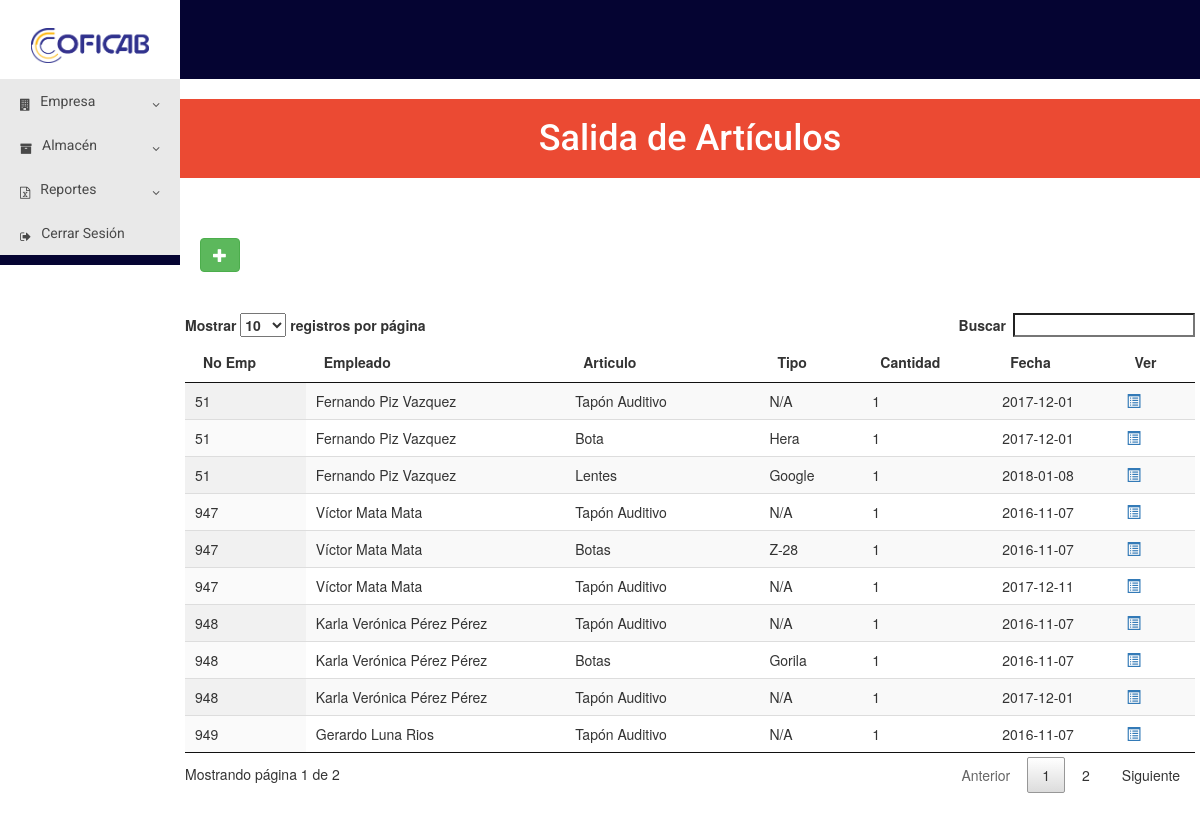
Page /vista/user/salida/salida.php (signed in) on the committed database.
### tables this page shows
CREATE TABLE `salida` (
  `id_salida` int(11) NOT NULL,
  `id_personal` int(11) NOT NULL,
  `id_categoria` int(11) NOT NULL,
  `id_articulo` int(11) NOT NULL,
  `cantidad` int(11) NOT NULL,
  `fecha_salida` date NOT NULL,
  `id_concepto` int(11) NOT NULL,
  `id_user` int(11) NOT NULL
);

CREATE TABLE `personal` (
  `id_personal` int(11) NOT NULL,
  `no_emp` int(11) NOT NULL,
  `nombres` varchar(100) NOT NULL,
  `pat_ape` varchar(50) NOT NULL,
  `mat_ape` varchar(50) NOT NULL,
  `genero` varchar(10) NOT NULL,
  `fecha_ingreso` date NOT NULL,
  `id_depto` int(11) NOT NULL,
  `id_puesto` int(11) NOT NULL
);

CREATE TABLE `articulo` (
  `id_articulo` int(11) NOT NULL,
  `id_proveedor` int(11) NOT NULL,
  `id_categoria` int(11) NOT NULL,
  `articulo` varchar(100) NOT NULL,
  `tipo` varchar(100) NOT NULL,
  `talla` varchar(30) NOT NULL,
  `abreviacion` varchar(15) NOT NULL,
  `stock` int(11) NOT NULL,
  `id_usuario` int(11) NOT NULL
);

### vista/user/salida/salida.php (the view, shortened to what this page needs)
<?php
	include("../../../modelo/conexion.php");
	$tabla="SELECT id_salida, no_emp, nombres, pat_ape, mat_ape, categoria, articulo, tipo, talla, cantidad, fecha_salida, concepto, nom_user FROM salida, personal, categoria, articulo, concepto, usuarios WHERE salida.id_personal = personal.id_personal AND salida.id_categoria = categoria.id_categoria AND salida.id_articulo = articulo.id_articulo AND salida.id_concepto = concepto.id_concepto AND salida.id_user = usuarios.id_user";
	$resultado = $conexion->query($tabla);
?>
<!DOCTYPE html>
<html>
<head>
	<link href="https://maxcdn.bootstrapcdn.com/font-awesome/4.5.0/css/font-awesome.min.css" rel="stylesheet">
	<link rel="stylesheet" href="../../../css/menu.css">
	<link rel="stylesheet" href="https://maxcdn.bootstrapcdn.com/bootstrap/3.3.7/css/bootstrap.min.css">
  	<link rel="stylesheet" href="../../../css/bootstrap-datepicker.css">
  	<link rel="stylesheet" href="../../../css/jquery.dataTables.min.css">
</head>
<body>
	<div class="contenedor">
	<nav class="bar-horizon">
		<div class="usuario">
      	</div>
		<div class="logocoficab">
			<a href="../menu.php"><img src="../../../img/coficab.png" alt="20px"></a>
		</div>
	</nav>
		<div class="contenedor-menu">
			<ul class="menu">
				<li><a href=""><i class="icono izquierda fa fa-building" aria-hidden="true"></i>Empresa<i class="icono derecha fa fa-angle-down" aria-hidden="true"></i></a>
				</li>
				<li><a href=""><i class="icono izquierda fa fa-archive" aria-hidden="true"></i>Almacén<i class="icono derecha fa fa-angle-down" aria-hidden="true"></i></a>
				</li>
				<li><a href=""><i class="icono izquierda fa fa-file-excel-o" aria-hidden="true"></i>Reportes<i class="icono derecha fa fa-angle-down" aria-hidden="true"></i></a>
				</li>
				<li><a href="../../../cerrarsesion.php"><i class="icono izquierda fa fa-sign-out" aria-hidden="true"></i>Cerrar Sesión</a></li>
			</ul>
		</div>
		<div class="contenido">
			<header>
				<h1>Salida de Artículos</h1>
			</header>
			<section class="main">
			<div class="botones">
					<a class='btn btn-success' value="registrar" data-toggle="modal" href="#Registro"><span class="glyphicon glyphicon-plus"></span></a>
			</div><br>
	<div class="row table-responsive">
		<table class="display" id="mitabla">
			<thead>
				<tr>
					<th>No Emp</th>
					<th>Empleado</th>
					<th>Articulo</th>
					<th>Tipo</th>
					<th>Cantidad</th>
					<th>Fecha</th>
					<th>Ver</th>
				</tr>
			</thead>
			<tbody>
				<?php
					while($row= $resultado->fetch_assoc()){
					?>
					<tr>
						<td><?php echo $row['no_emp']; ?></td>
						<td><?php echo $row['nombres']; ?> <?php echo $row['pat_ape']; ?> <?php echo $row['mat_ape']; ?></td>
						<td><?php echo $row['articulo']; ?></td>
						<td><?php echo $row['tipo']; ?></td>
						<td><?php echo $row['cantidad']; ?></td>
						<td><?php echo $row['fecha_salida']; ?></td>
						<td><a name="Ver" id="<?php echo $row['id_salida']; ?>" class="view_data" title="Ver Información"><span class="glyphicon glyphicon-list-alt"></span></a></td>
					</tr>
					<?php
					}
				?>
			</tbody>
		</table>
	</div>
</body>
</html>

### css/menu.css (style rules this page uses)
* { margin: 0; padding: 0; -webkit-box-sizing: border-box; -moz-box-sizing: border-box; box-sizing: border-box; }
html { width: 100%; max-width: 100%; }
body { background: #0b2027; font-family: 'Roboto', sans-serif; line-height: 18px; width: 100%; max-width: 100%; height: 100%; max-height: 100%; }
.contenedor { background: #fff; width: 100%; max-width: 100%; height: 100%; max-height: 100%; margin: 0 auto; overflow: hidden; }
.bar-horizon { background: #050432; width: 100%; max-width: 100%; height: 10%; max-height: 100%; }
.usuario { background: #fff; width: 15%; padding: .5%; }
.logocoficab { background: #fff; width: 15%; padding: .5%; }
.logocoficab img { margin:10px auto; display:block; width: 70%; align-content: center; position: relative; }
.contenedor-menu { background: #050432; width: 15%; max-width: 100%; height: 100%; max-height: 100%; margin: 0; float: left; box-sizing: border-box; display: inline-block; font-family: 'Roboto', sans-serif; line-height: 10px; }
a { text-decoration: none; color: #fff; }
.contenedor-menu .menu { list-style: none; }
.contenedor-menu .menu a { color: #494949; display: block; padding: 17px 20px; background: #e9e9e9; }
.contenedor-menu .menu .icono { font-size: 12px; line-height: 18px; }
.contenedor-menu .menu .icono.izquierda { float: left; margin-right: 10px; }
.contenedor-menu .menu .icono.derecha { float: right; margin-left: 10px; }
header { background: #EB4A33; margin: 20px 0; }
header h1 { color: #fff; font-family: 'Roboto', sans-serif; padding: 20px 0; text-align: center; }
.botones { margin: auto; margin: 20px 0; height: 35px; }
.main { width: 85%; padding: 20px; box-sizing: border-box; float: left; }

### rows in the picture
salida: id_personal.no_emp "949", id_personal.nombres "Gerardo", id_personal.pat_ape "Luna", id_personal.mat_ape "Rios", id_articulo.articulo "Tapón Auditivo", id_articulo.tipo "N/A", cantidad "1", fecha_salida "2016-11-07"
salida: id_personal.no_emp "947", id_personal.nombres "Víctor", id_personal.pat_ape "Mata", id_personal.mat_ape "Mata", id_articulo.articulo "Tapón Auditivo", id_articulo.tipo "N/A", cantidad "1", fecha_salida "2016-11-07"
salida: id_personal.no_emp "947", id_personal.nombres "Víctor", id_personal.pat_ape "Mata", id_personal.mat_ape "Mata", id_articulo.articulo "Botas", id_articulo.tipo "Z-28", cantidad "1", fecha_salida "2016-11-07"
salida: id_personal.no_emp "948", id_personal.nombres "Karla Verónica", id_personal.pat_ape "Pérez", id_personal.mat_ape "Pérez", id_articulo.articulo "Tapón Auditivo", id_articulo.tipo "N/A", cantidad "1", fecha_salida "2016-11-07"
salida: id_personal.no_emp "948", id_personal.nombres "Karla Verónica", id_personal.pat_ape "Pérez", id_personal.mat_ape "Pérez", id_articulo.articulo "Botas", id_articulo.tipo "Gorila", cantidad "1", fecha_salida "2016-11-07"
salida: id_personal.no_emp "51", id_personal.nombres "Fernando", id_personal.pat_ape "Piz", id_personal.mat_ape "Vazquez", id_articulo.articulo "Tapón Auditivo", id_articulo.tipo "N/A", cantidad "1", fecha_salida "2017-12-01"
salida: id_personal.no_emp "948", id_personal.nombres "Karla Verónica", id_personal.pat_ape "Pérez", id_personal.mat_ape "Pérez", id_articulo.articulo "Tapón Auditivo", id_articulo.tipo "N/A", cantidad "1", fecha_salida "2017-12-01"
salida: id_personal.no_emp "51", id_personal.nombres "Fernando", id_personal.pat_ape "Piz", id_personal.mat_ape "Vazquez", id_articulo.articulo "Bota", id_articulo.tipo "Hera", cantidad "1", fecha_salida "2017-12-01"
salida: id_personal.no_emp "947", id_personal.nombres "Víctor", id_personal.pat_ape "Mata", id_personal.mat_ape "Mata", id_articulo.articulo "Tapón Auditivo", id_articulo.tipo "N/A", cantidad "1", fecha_salida "2017-12-11"
salida: id_personal.no_emp "51", id_personal.nombres "Fernando", id_personal.pat_ape "Piz", id_personal.mat_ape "Vazquez", id_articulo.articulo "Lentes", id_articulo.tipo "Google", cantidad "1", fecha_salida "2018-01-08"
